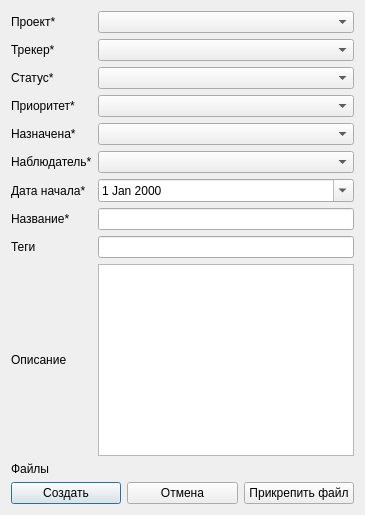
<?xml version="1.0" encoding="UTF-8"?>
<ui version="4.0">
 <class>CreateTicketDialog</class>
 <widget class="QDialog" name="CreateTicketDialog">
  <property name="windowTitle">
   <string>Создание тикета</string>
  </property>
  <layout class="QGridLayout" name="gridLayout">
   <item row="0" column="0">
    <widget class="QLabel" name="labelProject">
     <property name="text">
      <string>Проект*</string>
     </property>
    </widget>
   </item>
   <item row="0" column="1">
    <widget class="QComboBox" name="projectCombo"/>
   </item>
   <item row="1" column="0">
    <widget class="QLabel" name="labelTracker">
     <property name="text">
      <string>Трекер*</string>
     </property>
    </widget>
   </item>
   <item row="1" column="1">
    <widget class="QComboBox" name="trackerCombo"/>
   </item>
   <item row="2" column="0">
    <widget class="QLabel" name="labelStatus">
     <property name="text">
      <string>Статус*</string>
     </property>
    </widget>
   </item>
   <item row="2" column="1">
    <widget class="QComboBox" name="statusCombo"/>
   </item>
   <item row="3" column="0">
    <widget class="QLabel" name="labelPriority">
     <property name="text">
      <string>Приоритет*</string>
     </property>
    </widget>
   </item>
   <item row="3" column="1">
    <widget class="QComboBox" name="priorityCombo"/>
   </item>
   <item row="4" column="0">
    <widget class="QLabel" name="labelAssignee">
     <property name="text">
      <string>Назначена*</string>
     </property>
    </widget>
   </item>
   <item row="4" column="1">
    <widget class="QComboBox" name="assigneeCombo"/>
   </item>
   <item row="5" column="0">
    <widget class="QLabel" name="labelWatcher">
     <property name="text">
      <string>Наблюдатель*</string>
     </property>
    </widget>
   </item>
   <item row="5" column="1">
    <widget class="QComboBox" name="watcherCombo"/>
   </item>
   <item row="6" column="0">
    <widget class="QLabel" name="labelStartDate">
     <property name="text">
      <string>Дата начала*</string>
     </property>
    </widget>
   </item>
   <item row="6" column="1">
    <widget class="QDateEdit" name="startDateEdit">
     <property name="calendarPopup">
      <bool>true</bool>
     </property>
    </widget>
   </item>
   <item row="7" column="0">
    <widget class="QLabel" name="labelTitle">
     <property name="text">
      <string>Название*</string>
     </property>
    </widget>
   </item>
   <item row="7" column="1">
    <widget class="QLineEdit" name="titleEdit"/>
   </item>
   <item row="8" column="0">
    <widget class="QLabel" name="labelTags">
     <property name="text">
      <string>Теги</string>
     </property>
    </widget>
   </item>
   <item row="8" column="1">
    <widget class="QLineEdit" name="tagEdit"/>
   </item>
   <item row="9" column="0">
    <widget class="QLabel" name="labelDescription">
     <property name="text">
      <string>Описание</string>
     </property>
    </widget>
   </item>
   <item row="9" column="1">
    <widget class="QPlainTextEdit" name="descriptionEdit"/>
   </item>
   <item row="10" column="0">
    <widget class="QLabel" name="labelFiles">
     <property name="text">
      <string>Файлы</string>
     </property>
    </widget>
   </item>
   <item row="11" column="0" colspan="2">
    <layout class="QVBoxLayout" name="attachedFilesLayout"/>
   </item>
   <item row="12" column="0" colspan="2">
    <layout class="QHBoxLayout" name="buttonLayout">
     <item>
      <widget class="QPushButton" name="confirmButton">
       <property name="text">
        <string>Создать</string>
       </property>
      </widget>
     </item>
     <item>
      <widget class="QPushButton" name="cancelBtn">
       <property name="text">
        <string>Отмена</string>
       </property>
      </widget>
     </item>
     <item>
      <widget class="QPushButton" name="attachBtn">
       <property name="text">
        <string>Прикрепить файл</string>
       </property>
      </widget>
     </item>
    </layout>
   </item>
  </layout>
 </widget>
 <resources/>
 <connections/>
</ui>
